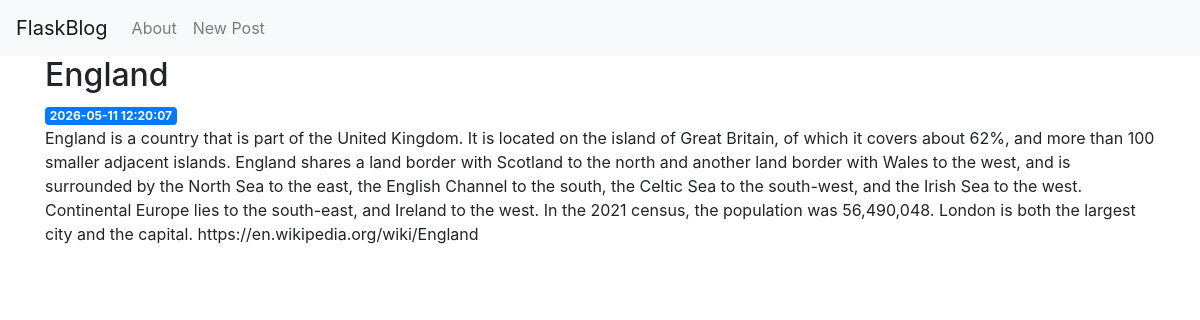
/4, run on the app's committed database.
### tables this page shows
CREATE TABLE posts (
    id INTEGER PRIMARY KEY AUTOINCREMENT,
    created TIMESTAMP NOT NULL DEFAULT CURRENT_TIMESTAMP,
    title TEXT NOT NULL,
    content TEXT NOT NULL
);

### app.py (the view)
@app.route('/<int:post_id>')
def post(post_id):
    post = get_post(post_id)
    return render_template('post.html', post=post)

### app.py (called while the page is built)
def get_db_connection():
    conn = sqlite3.connect('database.db')
    conn.row_factory = sqlite3.Row
    return conn

def get_post(post_id):
    conn = get_db_connection()
    post = conn.execute('SELECT * FROM posts WHERE id = ?',
                        (post_id,)).fetchone()
    conn.close()
    if post is None:
        abort(404)
    return post

### templates/post.html
{% extends 'base.html' %}
{% block content %}
    <h2>{% block title %} {{ post['title'] }} {% endblock %}</h2>
    <span class="badge badge-primary">{{ post['created'] }}</span>
    <p>{{ post['content'] }}</p>
{% endblock %}

### data on the page
posts: title "England", created "2026-05-11 12:20:07", content "England is a country that is part of the United Kingdom. It is located on the island of Great Britain, of which it covers about 62%, and more than 100 smaller adjacent islands. England shares a land border with Scotland to the north and another land border with Wales to the west, and is surrounded by the North Sea to the east, the English Channel to the south, the Celtic Sea to the south-west, and the Irish Sea to the west. Continental Europe lies to the south-east, and Ireland to the west. In the 2021 census, the population was 56,490,048. London is both the largest city and the capital. https://en.wikipedia.org/wiki/England"
